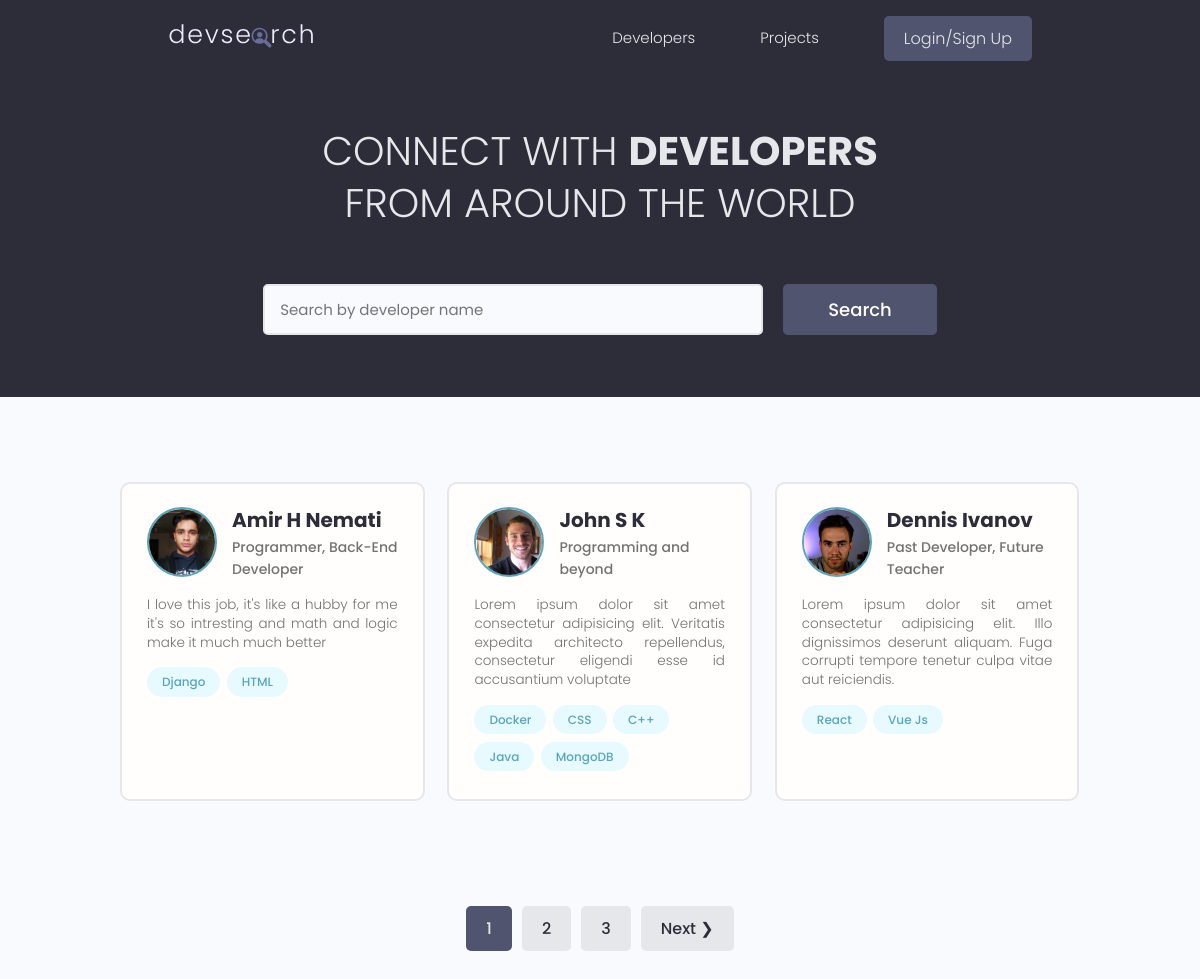
The page / on the database its author committed.
### users/models.py (models this page shows, shortened)
class Profile(models.Model):
    user = models.OneToOneField(User, on_delete=models.CASCADE, null=True, blank=True)
    name = models.CharField(max_length=200, null=True, blank=True)
    email = models.EmailField(max_length=200, blank=True, null=True)
    username = models.CharField(max_length=200, null=True, blank=True)
    location = models.CharField(max_length=200, null=True, blank=True)
    short_intro = models.CharField(max_length=200, blank=True, null=True)
    bio = models.TextField(blank=True, null=True)
    profile_image = models.ImageField(null=True, blank=True,
                                      upload_to='profiles/', default='profiles/user-default.png')
    social_github = models.CharField(max_length=200, blank=True, null=True)
    social_twitter = models.CharField(max_length=200, blank=True, null=True)
    social_linkedin = models.CharField(max_length=200, blank=True, null=True)
    social_website = models.CharField(max_length=200, blank=True, null=True)
    created = models.DateTimeField(auto_now_add=True)
    id = models.UUIDField(default=uuid.uuid4, unique=True,
                          primary_key=True, editable=False)
    class Meta:
        ordering = ['profile_image']

class Skill(models.Model):
    owner = models.ForeignKey(Profile, null=True, blank=True,
                              on_delete=models.CASCADE)
    name = models.CharField(max_length=200, null=True, blank=True)
    description = models.TextField(null=True, blank=True)
    created = models.DateTimeField(auto_now_add=True)
    id = models.UUIDField(default=uuid.uuid4, unique=True,
                          primary_key=True, editable=False)
    def __str__(self):
        return str(self.name)

### users/views.py (the view)
# urls.py: path('', views.profiles, name='profiles'),
def profiles(request):
    profiles, search_query = searchProfiles(request)
    profiles, custom_range = paginateProfiles(request, profiles, 3)
    context = {
        'profiles': profiles,
        'search_query': search_query,
        'custom_range': custom_range,
    }
    return render(request, 'users/profiles.html', context)

### users/uttils.py (called while the page is built)
def searchProfiles(request):
    search_query = ''
    if request.GET.get('search_query'):
        search_query = request.GET.get('search_query')
    skills = Skill.objects.filter(name__icontains=search_query)
    profiles = Profile.objects.distinct().filter(
        Q(name__icontains=search_query)|
        Q(short_intro__icontains=search_query) |
        Q(skill__in=skills)
    )
    return profiles, search_query

def paginateProfiles(request, profiles, results):
    page = request.GET.get('page')
    paginator = Paginator(profiles, results)
    try:
        profiles = paginator.page(page)
    except PageNotAnInteger:
        page = 1
        profiles = paginator.page(page)
    except EmptyPage:
        page = paginator.num_pages
        profiles = paginator.page(page)
    leftIndex = (int(page) - 2)
    if leftIndex < 1:
        leftIndex = 1
    rightIndex = (int(page) + 3)
    if rightIndex > paginator.num_pages:
        rightIndex = paginator.num_pages
    custom_range = range(leftIndex, rightIndex + 1)
    return profiles, custom_range

### users/templates/users/profiles.html (shortened to what this page needs)
{% extends 'main.html' %}
{% block content %}
<main class="home">
    <section class="hero-section text-center">
      <div class="container container--narrow">
        <div class="hero-section__box">
          <h2>CONNECT WITH <span>DEVELOPERS</span></h2>
          <h2>FROM AROUND THE WORLD</h2>
        </div>
        <div class="hero-section__search">
          <form id="searchForm" class="form" action="{% url 'profiles' %}" method="get">
            <div class="form__field">
              <input class="input input--text" id="formInput#search" type="text" name="search_query"
                value="{{search_query}}" placeholder="Search by developer name" />
            </div>
            <input class="btn btn--sub btn--lg" type="submit" value="Search" />
          </form>
        </div>
      </div>
    </section>
    <section class="devlist">
      <div class="container">
        <div class="grid grid--three">
            {% for profile in profiles %}
          <div class="column card">
            <div class="dev">
              <a href="{% url 'user-profile' profile.id %}" class="card__body">
                <div class="dev__profile">
                  <img class="avatar avatar--md" src="{{profile.profile_image.url}}" alt="image" />
                  <div class="dev__meta">
                    <h3>{{profile.name}}</h3>
                    <h5>{{profile.short_intro}}</h5>
                  </div>
                </div>
                <p class="dev__info">
                    {{profile.bio|slice:"150"}}
                </p>
                <div class="dev__skills">
                    {% for skill in profile.skill_set.all|slice:"5" %}
                  <span class="tag tag--pill tag--main">
                    <small>{{skill}}</small>
                  </span>
                    {% endfor %}
                </div>
              </a>
            </div>
          </div>
          {% endfor %}
        </div>
      </div>
      {% include 'pagination.html' with queryset=profiles %}
    </section>
  </main>
{% endblock %}

### static/styles/app.css (style rules this page uses)
:root { --color-sub: #2d2d39; }
.btn--sub { background-color: var(--color-sub-light); }
.card { border: 2px solid var(--color-light); }
img { width: 100%; }
.hero-section { height: 40vh; display: flex; align-items: center; background-color: var(--color-sub); }
.hero-section__box { margin-bottom: 4rem; }
.hero-section__box > h2, .hero-section__box > h2 > span { font-size: 4rem; color: var(--color-light); line-height: 1.3; text-transform: uppercase; }
.hero-section__box > h2 { font-weight: 300; }
.hero-section__box > h2 > span { font-weight: 700; }
.hero-section__search > .form { display: flex; align-items: center; justify-content: center; gap: 2rem; }
.hero-section__search > .form input.input--text { width: 50rem; }
.devlist { margin-top: 8rem; }
.devlist .grid { align-items: stretch; }
.devlist .dev .dev__profile { display: flex; align-items: center; gap: 1.5rem; }
.devlist .dev .dev__meta h3 { color: var(--color-sub); font-size: 2rem; font-weight: 700; }
.devlist .dev .dev__meta h5 { color: var(--color-text); font-size: 1.4rem; font-weight: 500; }
.devlist .dev .dev__info { margin: 1.5rem 0; font-size: 1.35rem; line-height: 1.4; text-align: justify; }

### static/uikit/styles/modules/_variables.css (style rules this page uses)
:root { --color-main: #5aa5b9; --color-main-light: #e6faff; --color-sub: #3f4156; --color-sub-light: #51546e; --color-sub-lighter: #ededfd; --color-text: #737373; --color-gray: #8b8b8b; --color-light: #e5e7eb; --color-light-gray: #767676; --color-bg: #f8fafd; --color-white: #fffefd; --color-white-light: #f3f3f3; --color-success: #359e64; --color-success-bg: #def8e8; --color-error: #fc4b0b; --color-error-bg: #fff2ee; --font-base: 'Poppins', arial, helvetica, 'Segoe UI', roboto, ubuntu, sans-serif; --font-monospace: 'Fira Code', 'Courier New', courier, monospace; --font-regular: 300; --font-medium: 500; --font-bold: 700; --generic-shadow: 1px 1px 5px #00000010; --generic-transition: all 0.3s ease-in-out; }

### static/uikit/styles/modules/_base.css (style rules this page uses)
* { margin: 0; padding: 0; box-sizing: border-box; text-rendering: optimizeLegibility; color: inherit; font-size: inherit; }
html { font-size: 50%; }
@media only screen and (min-width: 480px) { html { font-size: 56.25%; } }
@media only screen and (min-width: 1200px) { html { font-size: 62.5%; } }
body { line-height: 1.6; font-weight: 400; font-size: 1.5rem; color: var(--color-text); background-color: var(--color-bg); min-height: 100vh; }

### static/uikit/styles/modules/_typography.css (style rules this page uses)
* { font-family: var(--font-base); }
h2 { font-size: 3.6rem; font-weight: var(--font-bold); }
h3 { font-size: 3.2rem; font-weight: var(--font-medium); }
h5 { font-size: 2.4rem; font-weight: var(--font-medium); }
h5, h6 { font-weight: var(--font-regular); }
p, span, strong { font-size: 1.6rem; color: var(--color-text); font-weight: var(--font-regular); }
a { padding-bottom: 2px; text-decoration: none; display: inline-block; color: var(--color-main); font-weight: var(--font-medium); }

### static/uikit/styles/modules/_utilities.css (style rules this page uses)
.container { width: 92%; max-width: 165rem; margin: 0 auto; box-sizing: border-box; }
.container--narrow { width: 92%; max-width: 120rem; }
@media screen and (min-width: 1000px) { .container { width: 90%; } }
@media screen and (min-width: 1000px) { .container--narrow { width: 85%; } }
@media screen and (min-width: 1200px) { .container { width: 80%; } }
@media screen and (min-width: 1200px) { .container--narrow { width: 72%; } }
.text-center { text-align: center; }

### static/uikit/styles/modules/_avatar.css (style rules this page uses)
.avatar { border-radius: 50%; border: 2px solid var(--color-main); object-fit: cover; }
.avatar--md { height: 7rem; width: 7rem; }

### static/uikit/styles/modules/_button.css (style rules this page uses)
.btn { display: inline-block; position: relative; cursor: pointer; background-color: var(--color-light); font-weight: var(--font-medium); color: var(--color-sub); text-decoration: none; padding: 1rem 2rem; border-radius: 0.5rem; border: none; width: -webkit-fit-content; width: -moz-fit-content; width: fit-content; height: -webkit-fit-content; height: -moz-fit-content; height: fit-content; font-size: 1.6rem; outline-width: 0; outline-color: transparent; -webkit-backface-visibility: hidden; backface-visibility: hidden; transition: all 0.3s ease-in-out; }
.btn--sub { background-color: var(--color-sub); color: var(--color-white); }
.btn--lg { font-size: 1.8rem; padding: 1.2rem 4.5rem; }

### static/uikit/styles/modules/_card.css (style rules this page uses)
.card { border-radius: 1rem; background-color: var(--color-white); border: 1.5px solid var(--color-light); width: auto; height: auto; margin-top: 0.5rem; margin-bottom: 0.5rem; overflow: hidden; }
.card__body, .card__header { padding: 2rem 2.5rem; }

### rows shown on the page
Profile: profile_image (picture), name "Amir H Nemati", short_intro "Programmer, Back-End Developer", bio "I love this job, it's like a hubby for me it's so intresting and math and logic make it much much better"
Skill: name "Django"
Skill: name "HTML"
Profile: profile_image (picture), name "John S K", short_intro "Programming and beyond", bio "Lorem ipsum dolor sit amet consectetur adipisicing elit. Veritatis expedita architecto repellendus, consectetur eligendi esse id accusantium voluptate"
Skill: name "Docker"
Skill: name "CSS"
Skill: name "C++"
Skill: name "Java"
Skill: name "MongoDB"
Profile: profile_image (picture), name "Dennis Ivanov", short_intro "Past Developer, Future Teacher", bio "Lorem ipsum dolor sit amet consectetur adipisicing elit. Illo dignissimos deserunt aliquam. Fuga corrupti tempore tenetur culpa vitae aut reiciendis."
Skill: name "React"
Skill: name "Vue Js"

### other values the page prints
{{ page }} "1" "2" "3"
